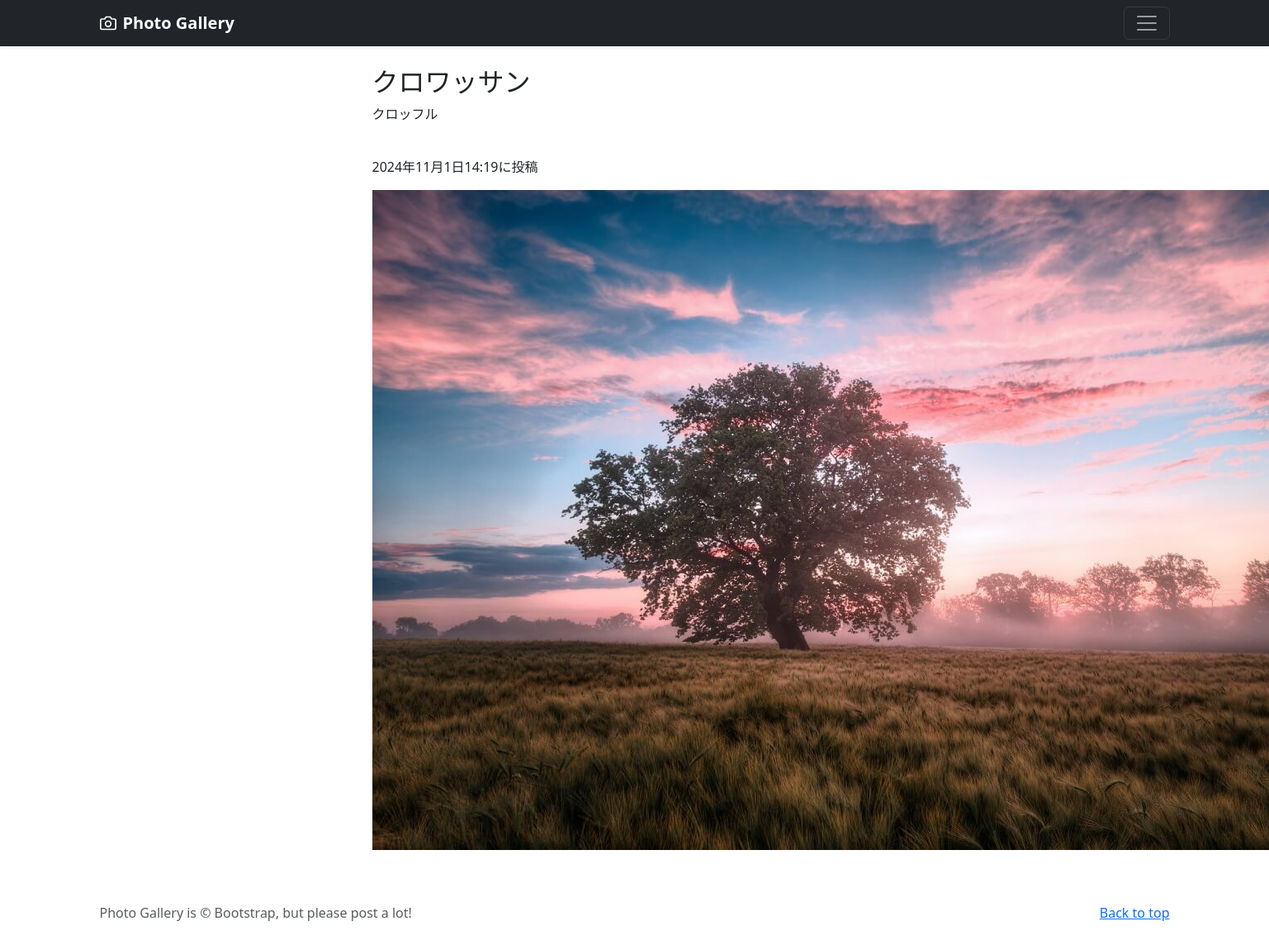
The page /photo-detail/4 (signed in) on the database its author committed.
### photo/models.py (models this page shows, shortened)
class PhotoPost(models.Model):
    user = models.ForeignKey(
        CustomUser,
        verbose_name='ユーザー',
        on_delete=models.CASCADE
        )
    category = models.ForeignKey(
        Category,
        verbose_name='カテゴリ',
        on_delete=models.PROTECT
        )
    title = models.CharField(
        verbose_name='タイトル',
        max_length=200
        )
    comment = models.TextField(
        verbose_name='コメント',
        )
    image1 = models.ImageField(
        verbose_name='イメージ1',
        upload_to = 'photos'
        )
    image2 = models.ImageField(
        verbose_name='イメージ2',
        upload_to = 'photos',
        blank=True,
        null=True
        )
    posted_at = models.DateTimeField(
        verbose_name='投稿日時',
        auto_now_add=True
        )

### photo/views.py (the view)
# urls.py: path('photo-detail/<int:pk>', views.DetailView.as_view(), name = 'photo_detail'),
class DetailView(DetailView):
    template_name = 'detail.html'
    model = PhotoPost

### photo/templates/detail.html (shortened to what this page needs)
{% extends 'base.html' %}
      {% block contents %}
      <br>
      <div class="container">
        <div class="row">
            <div class="col offset-3">
                <h2>{{object.title}}</h2>
                <p>{{object.comment}}</p>
                <br>
                <p>{{object.posted_at}}に投稿</p>
                <p><img src="{{ object.image1.url }}"></img></p>
            </div>
        </div>
      </div>
      {% endblock %}

### rows shown on the page
PhotoPost: title "クロワッサン", comment "クロッフル", posted_at "2024年11月1日14:19", image1 (picture)
